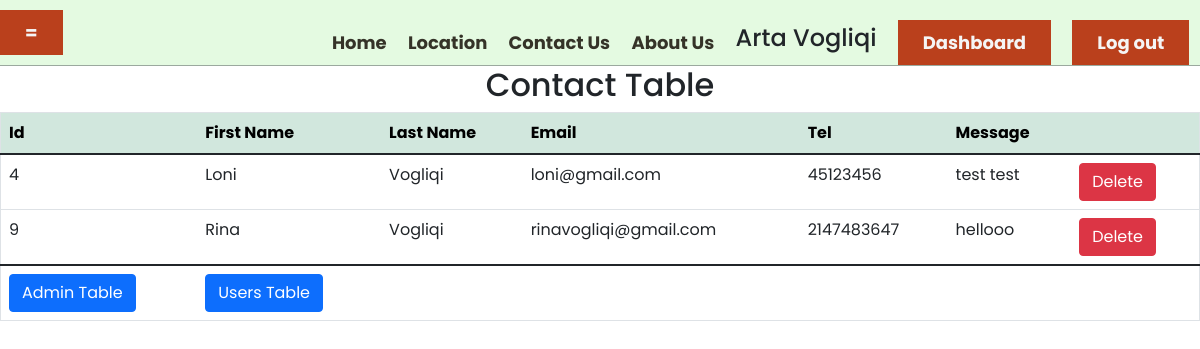
Screenshot of /admin/contact_dashboard.php (signed in) with the database file from the repository.
### tables this page shows
CREATE TABLE `messages` (
  `id` int(11) NOT NULL,
  `Name` varchar(30) NOT NULL,
  `Surname` varchar(30) NOT NULL,
  `Email` varchar(35) NOT NULL,
  `Tel` int(11) NOT NULL,
  `Message` varchar(255) NOT NULL
);

### admin/contact_dashboard.php (the view)
<?php
  include_once "admin_header.php";
  if (isset($_SESSION['Useradmin'])) {
?>
<h2 style="text-align: center;">Contact Table</h2>
<table border="1" class="table" id="userTable">
  <thead class="table-success">
      <th>Id</th>
      <th>First Name</th>
      <th>Last Name</th>
      <th>Email</th>
      <th>Tel</th>
      <th>Message</th>
      <th colspan="2"></th>
  </thead>
  <tbody>
    <?php
      $sqlMessages = "SELECT * FROM messages";
      $getMessages = $conn->prepare($sqlMessages);
      $getMessages->execute();
      $messages = $getMessages->fetchAll();
      foreach ($messages as $message) {
      ?>
        <tr>
          <td data-label="Id"><?php echo $message['id']; ?></td>
          <td data-label="First Name"><?php echo $message['Name']; ?></td>
          <td data-label="Last Name"><?php echo $message['Surname']; ?></td>
          <td data-label="Email"><?php echo $message['Email']; ?></td>
          <td data-label="Tel"><?php echo $message['Tel']; ?></td>
          <td data-label="Message"><?php echo $message['Message']; ?></td>
          <td data-label=""><a href="delete_contact.php?id=<?php echo $message['id'] ?>" class="btn btn-danger">Delete</a></td>
        </tr>
      <?php
      }
    ?>
  </tbody>
  <tfoot>
    <tr>
      <td><a href="admin_dashboard.php" class="btn btn-primary">Admin Table</a></td>
      <td><a href="dashboard.php" class="btn btn-primary">Users Table</a></td>
    </tr>
  </tfoot>
</table>
</body>
</html>
<?php } else {
  header("location: admin_login.php?you+need+to+login");
}
?>

### CSS/style.css (style rules this page uses)
* { margin: 0; padding: 0; box-sizing: border-box; font-family: 'Poppins', sans-serif; }
body { top: 0; line-height: 1.5; }
body { font-weight: 100; font-size: 12px; line-height: 30px; color: rgb(40, 42, 53); background: white; }
.table { width: 100%; border-collapse: collapse; }

### CSS/login.css (style rules this page uses)
* { margin: 0; padding: 0; box-sizing: border-box; }
body { line-height: 1.5; top: 0; font-size: 18px; }

### rows the page displays
messages: id "4", Name "Loni", Surname "Vogliqi", Email "loni@gmail.com", Tel "45123456", Message "test test"
messages: id "9", Name "Rina", Surname "Vogliqi", Email "rinavogliqi@gmail.com", Tel "2147483647", Message "hellooo"

### other values shown
$_SESSION['Name'] "Arta"
$_SESSION['Surname'] "Vogliqi"
